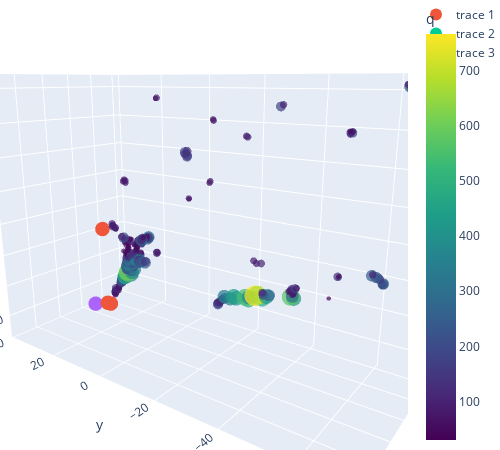

Write notebook code for a chart like this one.
### Code cell
plot('../eta-pi-data/eta-pi0-update.h5', '../eta-pi-data/merged_NCPi0_update.h5', '0 NCPi0', 11)

### Figure 1 — Plotly figure (JSON) as saved in the notebook; plotly's stock layout.template omitted (floating-point values rounded to 4 significant figures; data arrays with more than 128 entries replaced by an {"elided": "..."} marker saying what was removed)
{"data": [{"hovertemplate": "x=%{x}<br>y=%{y}<br>z=%{z}<br>q=%{marker.color}<extra></extra>", "legendgroup": "", "marker": {"color": {"elided": "274 float values"}, "coloraxis": "coloraxis", "colorscale": [[0, "#440154"], [0.1111, "#482878"], [0.2222, "#3e4989"], [0.3333, "#31688e"], [0.4444, "#26828e"], [0.5556, "#1f9e89"], [0.6667, "#35b779"], [0.7778, "#6ece58"], [0.8889, "#b5de2b"], [1, "#fde725"]], "line": {"width": 0}, "size": {"elided": "274 float values"}, "sizemode": "area", "sizeref": 1.918, "symbol": "circle"}, "mode": "markers", "name": "", "scene": "scene", "showlegend": false, "type": "scatter3d", "x": {"elided": "274 float values"}, "y": {"elided": "274 float values"}, "z": {"elided": "274 float values"}}, {"hoverinfo": "text", "marker": {"colorscale": [[0, "#440154"], [0.1111, "#482878"], [0.2222, "#3e4989"], [0.3333, "#31688e"], [0.4444, "#26828e"], [0.5556, "#1f9e89"], [0.6667, "#35b779"], [0.7778, "#6ece58"], [0.8889, "#b5de2b"], [1, "#fde725"]], "line": {"width": 0}, "size": 5}, "mode": "markers", "text": [2112.0, 2212.0, 111.0], "type": "scatter3d", "x": [158.6, 152.1, 154.5], "y": [37.39, 29.5, 30.46], "z": [270.7, 246.4, 245.0]}, {"marker": {"colorscale": [[0, "#440154"], [0.1111, "#482878"], [0.2222, "#3e4989"], [0.3333, "#31688e"], [0.4444, "#26828e"], [0.5556, "#1f9e89"], [0.6667, "#35b779"], [0.7778, "#6ece58"], [0.8889, "#b5de2b"], [1, "#fde725"]], "line": {"width": 0}, "size": 3}, "mode": "markers", "type": "scatter3d", "x": [154.5, 154.5, 154.5], "y": [30.46, 30.46, 30.46], "z": [245.0, 245.0, 245.0]}, {"hoverinfo": "text", "marker": {"colorscale": [[0, "#440154"], [0.1111, "#482878"], [0.2222, "#3e4989"], [0.3333, "#31688e"], [0.4444, "#26828e"], [0.5556, "#1f9e89"], [0.6667, "#35b779"], [0.7778, "#6ece58"], [0.8889, "#b5de2b"], [1, "#fde725"]], "line": {"width": 0}, "size": 5}, "mode": "markers", "text": "vertex", "type": "scatter3d", "x": [151.0], "y": [34.59], "z": [245.2]}], "layout": {"coloraxis": {"colorbar": {"title": {"text": "q"}}, "colorscale": [[0, "#440154"], [0.1111, "#482878"], [0.2222, "#3e4989"], [0.3333, "#31688e"], [0.4444, "#26828e"], [0.5556, "#1f9e89"], [0.6667, "#35b779"], [0.7778, "#6ece58"], [0.8889, "#b5de2b"], [1, "#fde725"]]}, "height": 450, "legend": {"itemsizing": "constant", "tracegroupgap": 0}, "margin": {"b": 0, "l": 0, "r": 0, "t": 0}, "scene": {"camera": {"eye": {"x": -1.5, "y": -1.1, "z": 0.5}}, "domain": {"x": [0, 1], "y": [0, 1]}, "xaxis": {"title": {"text": "x"}}, "yaxis": {"title": {"text": "y"}}, "zaxis": {"title": {"text": "z"}}}, "width": 500}}
